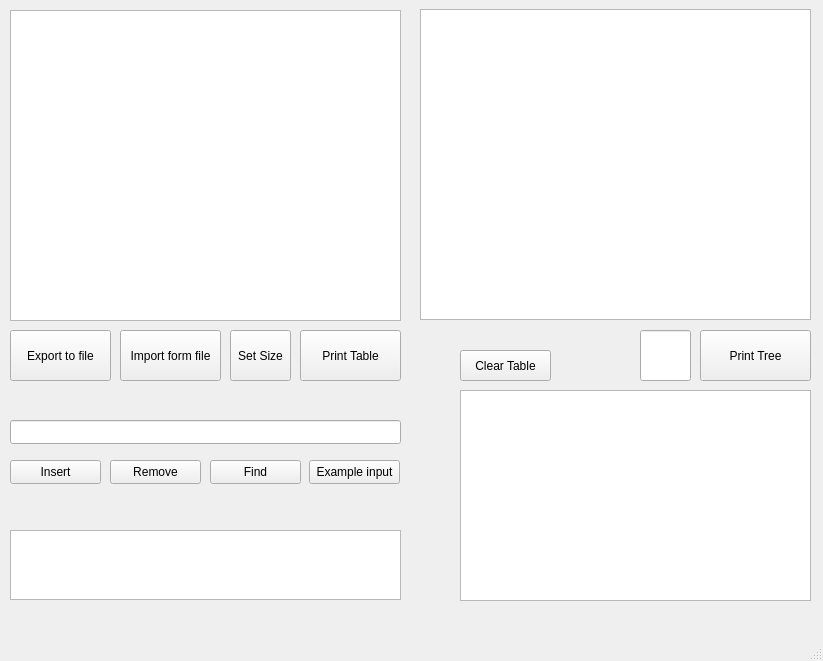
<?xml version="1.0" encoding="UTF-8"?>
<ui version="4.0">
 <class>MainWindow</class>
 <widget class="QMainWindow" name="MainWindow">
  <property name="geometry">
   <rect>
    <x>0</x>
    <y>0</y>
    <width>823</width>
    <height>661</height>
   </rect>
  </property>
  <property name="windowTitle">
   <string>MainWindow</string>
  </property>
  <widget class="QWidget" name="centralwidget">
   <widget class="QPushButton" name="inputFileButton">
    <property name="geometry">
     <rect>
      <x>120</x>
      <y>330</y>
      <width>101</width>
      <height>51</height>
     </rect>
    </property>
    <property name="text">
     <string>Import form file</string>
    </property>
   </widget>
   <widget class="QPushButton" name="printTableButton">
    <property name="geometry">
     <rect>
      <x>300</x>
      <y>330</y>
      <width>101</width>
      <height>51</height>
     </rect>
    </property>
    <property name="text">
     <string>Print Table</string>
    </property>
   </widget>
   <widget class="QTextEdit" name="tableOutput">
    <property name="geometry">
     <rect>
      <x>10</x>
      <y>10</y>
      <width>391</width>
      <height>311</height>
     </rect>
    </property>
   </widget>
   <widget class="QLineEdit" name="dataLineEdit">
    <property name="geometry">
     <rect>
      <x>10</x>
      <y>420</y>
      <width>391</width>
      <height>24</height>
     </rect>
    </property>
    <property name="text">
     <string/>
    </property>
   </widget>
   <widget class="QPushButton" name="addElementButton">
    <property name="geometry">
     <rect>
      <x>10</x>
      <y>460</y>
      <width>91</width>
      <height>24</height>
     </rect>
    </property>
    <property name="text">
     <string>Insert</string>
    </property>
   </widget>
   <widget class="QPushButton" name="removeElementButton">
    <property name="geometry">
     <rect>
      <x>110</x>
      <y>460</y>
      <width>91</width>
      <height>24</height>
     </rect>
    </property>
    <property name="text">
     <string>Remove</string>
    </property>
   </widget>
   <widget class="QPushButton" name="exportToFileButton">
    <property name="geometry">
     <rect>
      <x>10</x>
      <y>330</y>
      <width>101</width>
      <height>51</height>
     </rect>
    </property>
    <property name="text">
     <string>Export to file</string>
    </property>
   </widget>
   <widget class="QLineEdit" name="indexLineEdit">
    <property name="geometry">
     <rect>
      <x>640</x>
      <y>330</y>
      <width>51</width>
      <height>51</height>
     </rect>
    </property>
    <property name="font">
     <font>
      <pointsize>36</pointsize>
     </font>
    </property>
   </widget>
   <widget class="QPushButton" name="printTreeButton">
    <property name="geometry">
     <rect>
      <x>700</x>
      <y>330</y>
      <width>111</width>
      <height>51</height>
     </rect>
    </property>
    <property name="text">
     <string>Print Tree</string>
    </property>
   </widget>
   <widget class="QTextEdit" name="treeOutput">
    <property name="geometry">
     <rect>
      <x>420</x>
      <y>9</y>
      <width>391</width>
      <height>311</height>
     </rect>
    </property>
   </widget>
   <widget class="QPushButton" name="findElementButton">
    <property name="geometry">
     <rect>
      <x>210</x>
      <y>460</y>
      <width>91</width>
      <height>24</height>
     </rect>
    </property>
    <property name="text">
     <string>Find</string>
    </property>
   </widget>
   <widget class="QPushButton" name="exampleInputButton">
    <property name="geometry">
     <rect>
      <x>309</x>
      <y>460</y>
      <width>91</width>
      <height>24</height>
     </rect>
    </property>
    <property name="text">
     <string>Example input</string>
    </property>
   </widget>
   <widget class="QTextEdit" name="elementListOutput">
    <property name="geometry">
     <rect>
      <x>460</x>
      <y>390</y>
      <width>351</width>
      <height>211</height>
     </rect>
    </property>
   </widget>
   <widget class="QTextEdit" name="debugOutput">
    <property name="geometry">
     <rect>
      <x>10</x>
      <y>530</y>
      <width>391</width>
      <height>70</height>
     </rect>
    </property>
   </widget>
   <widget class="QPushButton" name="setSizeButton">
    <property name="geometry">
     <rect>
      <x>230</x>
      <y>330</y>
      <width>61</width>
      <height>51</height>
     </rect>
    </property>
    <property name="text">
     <string>Set Size</string>
    </property>
   </widget>
   <widget class="QPushButton" name="clearButton">
    <property name="geometry">
     <rect>
      <x>460</x>
      <y>350</y>
      <width>91</width>
      <height>31</height>
     </rect>
    </property>
    <property name="cursor">
     <cursorShape>ArrowCursor</cursorShape>
    </property>
    <property name="text">
     <string>Clear Table</string>
    </property>
   </widget>
  </widget>
  <widget class="QMenuBar" name="menubar">
   <property name="geometry">
    <rect>
     <x>0</x>
     <y>0</y>
     <width>823</width>
     <height>21</height>
    </rect>
   </property>
  </widget>
  <widget class="QStatusBar" name="statusbar"/>
 </widget>
 <resources/>
 <connections/>
</ui>
